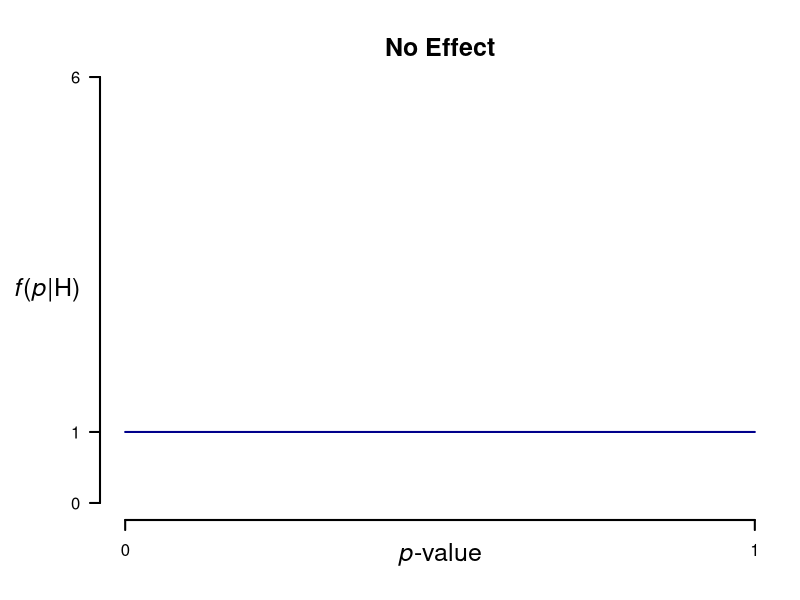
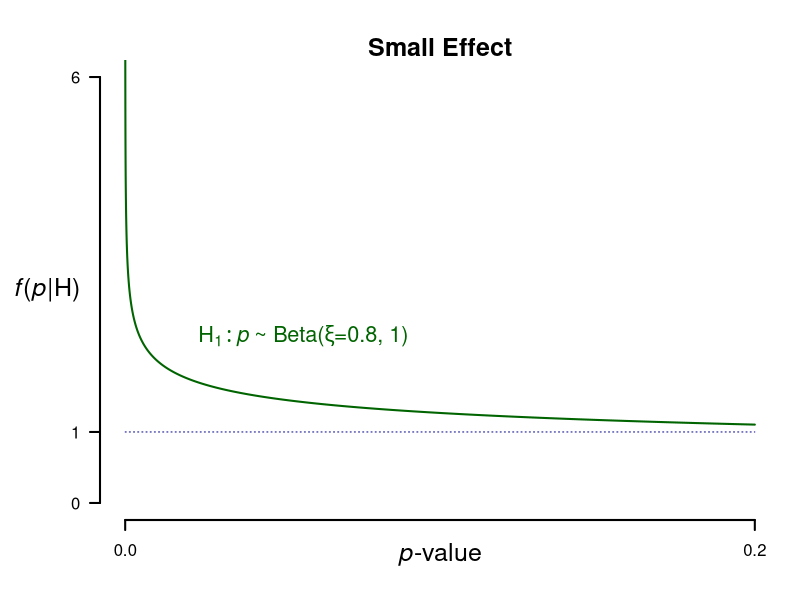
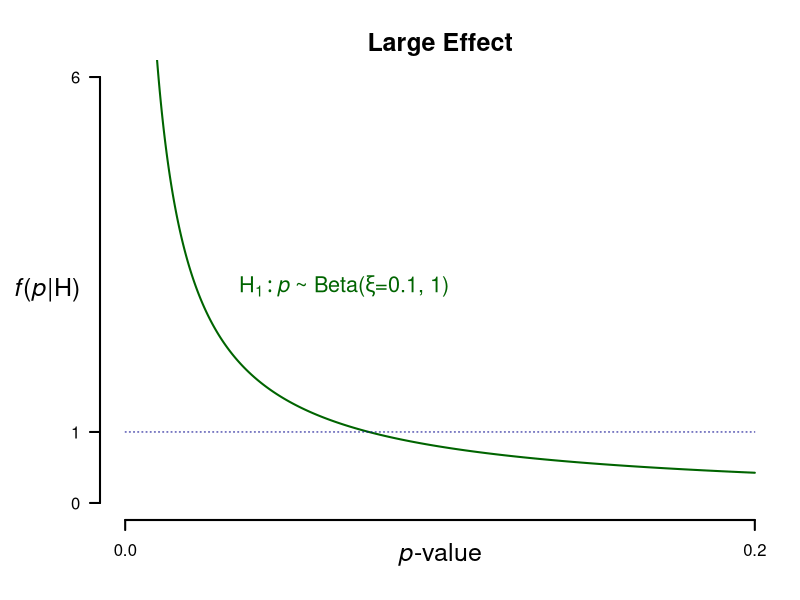
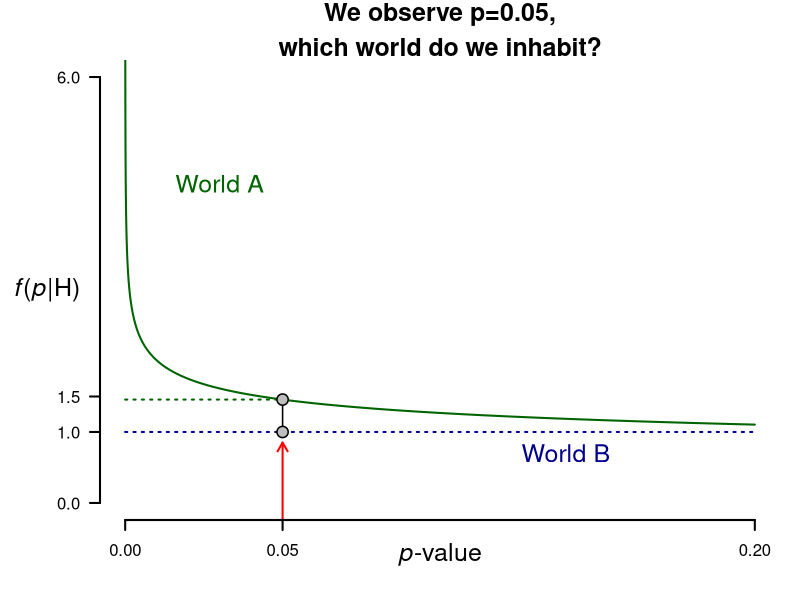
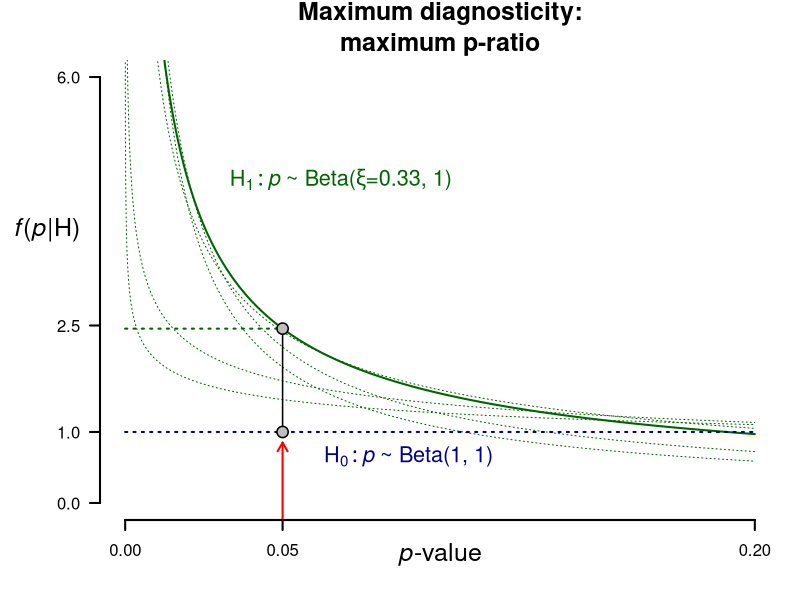

The R script that drew these images, in order:
## ---- chunk 1
knitr::opts_chunk$set(echo = TRUE)
knitr::opts_chunk$set(dev = 'svg')
setwd("~/2-Werk/JASP/cartoon")

x <- seq(0, 1, length.out =10000)
x2 <- seq(0, 0.2, length.out =10000)
## ---- chunk 2
par(mar = c(4,5,3,1))
plot(x, dbeta(x, 1, 1), 
     type = "l", xlim = c(0,1), ylim = c(0,6), bty = "L", 
     axes = F, ylab = "", xlab = "", 
     col = "dark blue", lwd = 2, cex = 1.7)
axis(2, at = c(0,1,6), lwd = 2, cex = 1.7, las=1)
axis(1, at = c(0,1), lwd = 2, cex = 1.7)

mtext(side= 3, expression(bold("No Effect")), cex=1.5)
mtext(side = 2, expression(italic("f")*"("*italic("p")*"|H)"), line = 1, las=1, cex = 1.5)
mtext(side=1, expression(italic("p")*"-value"), line=1.5, cex=1.5)
## ---- chunk 3
# Small effect
par(mar = c(4,5,3,1))
plot(x2, dbeta(x2, 0.8, 1), 
     type = "l", xlim = c(0,0.2), ylim = c(0,6), bty = "L", 
     axes = F, ylab = "", xlab = "", 
     col = "dark green", lwd = 2)
lines(x = c(0,0.2), y = c(1,1), lty = 3, col = "dark blue", lwd = 1)
axis(2, at = c(0,1,6), lwd = 2, cex = 1.7, las=1)
axis(1, at = c(0,0.2), lwd = 2, cex = 1.7)

text(x = 0.02, y=2.3, expression(H[1]: italic(p) ~ "~ Beta("*xi*"=0.8, 1)"), cex = 1.3, col = "dark green", pos=4)
mtext(side= 3, expression(bold("Small Effect")), cex=1.5)
mtext(side = 2, expression(italic("f")*"("*italic("p")*"|H)"), line = 1, las=1, cex = 1.5)
mtext(side=1, expression(italic("p")*"-value"), line=1.5, cex=1.5)
## ---- chunk 4
# Large effect
par(mar = c(4,5,3,1))
plot(x2, dbeta(x2, 0.1, 1), 
     type = "l", xlim = c(0,0.2), ylim = c(0,6), bty = "L", 
     axes = F, ylab = "", xlab = "", 
     col = "dark green", lwd = 2, cex = 4)
lines(x = c(0,0.2), y = c(1,1), lty = 3, col = "dark blue", lwd = 1)
axis(2, at = c(0,1,6), lwd = 2, cex = 1.7, las=1)
axis(1, at = c(0,0.2), lwd = 2, cex = 1.7)

text(x = 0.033, y=3, expression(H[1]: italic(p) ~ "~ Beta("*xi*"=0.1, 1)"), cex = 1.3, col = "dark green", pos=4)
mtext(side= 3, expression(bold("Large Effect")), cex=1.5)
mtext(side = 2, expression(italic("f")*"("*italic("p")*"|H)"), line = 1, las=1, cex = 1.5)
mtext(side=1, expression(italic("p")*"-value"), line=1.5, cex=1.5)

## ---- chunk 5
par(mar = c(4,5,3,1))
plot(x2, dbeta(x2, 0.8, 1), 
     type = "l", xlim = c(0,0.2), ylim = c(0,6), bty = "L", 
     axes = F, ylab = "", xlab ="", 
     col = "dark green", lwd = 2, cex = 4)
arrows(0.05, -0.5, 0.05, 0.85, length = 0.1, angle = 30, lwd = 2, code = 2, col = "red")
axis(2, at = c(0,1,round(dbeta(0.05,0.8,1),1),6), lwd = 2, cex = 1.7,las=1)
axis(1, at = c(0,0.05,0.2), lwd = 2, cex = 1.7)
lines(x = c(0.05,0.05), y = c(1,dbeta(0.05,0.8,1)), lwd = 1.5)
lines(x = c(0,0.2), y = c(1,1), lty = 3, col = "dark blue", lwd = 2)
lines(x = c(0,0.05), y = rep(dbeta(0.05,0.8,1),2), lty = 3, col = "dark green", lwd = 2)
points(x = c(0.05,0.05), 
             y = c(1, dbeta(0.05,0.8,1)), 
             pch = 21, bg = "grey", cex=1.5, lwd=1.5)
text(x = 0.03, y = 4.5,labels = "World A", col = "dark green", cex = 1.5)
text(x = 0.14, y = 0.7,labels = "World B", col = "dark blue", cex = 1.5)
mtext(side= 3, expression(bold("We observe p=0.05,")), cex=1.5, line=1.5)
mtext(side= 3, expression(bold("which world do we inhabit?")), cex=1.5, line=0)
                      
mtext(side = 2, expression(italic("f")*"("*italic("p")*"|H)"), line = 1, las=1, cex = 1.5)
mtext(side=1, expression(italic("p")*"-value"), line=1.5, cex=1.5)
## ---- chunk 6
par(mar = c(4,5,3,1))
plot(x2, dbeta(x2, 0.33, 1), 
     type = "l", xlim = c(0,0.2), ylim = c(0,6), bty = "L", 
     axes = F, ylab = "", xlab = "", 
     col = "dark green", lwd = 2, cex = 4)
lines(x2, dbeta(x2,0.8,1), col = "dark green", lty = 3)
lines(x2, dbeta(x2,0.7,1), col = "dark green", lty = 3)
lines(x2, dbeta(x2,0.4,1), col = "dark green", lty = 3)
lines(x2, dbeta(x2,0.2,1), col = "dark green", lty = 3)
lines(x2, dbeta(x2,0.15,1), col = "dark green", lty = 3)
arrows(0.05, -0.5, 0.05, 0.85, length = 0.1, angle = 30, lwd = 2, code = 2, col = "red")

axis(2, at = c(0,1,round(dbeta(0.05,0.33,1),1),6), lwd = 2, cex = 1.7,las=1)
axis(1, at = c(0,0.05,0.2), lwd = 2, cex = 1.7)
lines(x = c(0.05,0.05), y = c(1,dbeta(0.05,0.33,1)), lwd = 1.5)
lines(x = c(0,0.2), y = c(1,1), lty = 3, col = "dark blue", lwd = 2)
lines(x = c(0,0.05), y = rep(dbeta(0.05,0.33,1),2), lty = 3, col = "dark green", lwd = 2)
points(x = c(0.05,0.05), 
             y = c(1, dbeta(0.05,0.33,1)), 
             pch = 21, bg = "grey", cex=1.5, lwd=1.5)
text(x = 0.03, y = 4.5,labels = expression(H[1]: italic(p) ~ "~ Beta("*xi*"=0.33, 1)"), col = "dark green", cex = 1.3, pos = 4)
text(x = 0.06, y = 0.6,labels = expression(H[0]: italic(p) ~ "~ Beta(1, 1)"), col = "dark blue", cex = 1.3, pos=4)



mtext(side= 3, expression(bold("Maximum diagnosticity:")), cex=1.5, line = 1.5)
mtext(side=3,expression(bold("maximum p-ratio")), cex=1.5, line = 0)
mtext(side = 2, expression(italic("f")*"("*italic("p")*"|H)"), line = 1, las=1, cex = 1.5, padj=-2)
mtext(side=1, expression(italic("p")*"-value"), line=1.5, cex=1.5)
